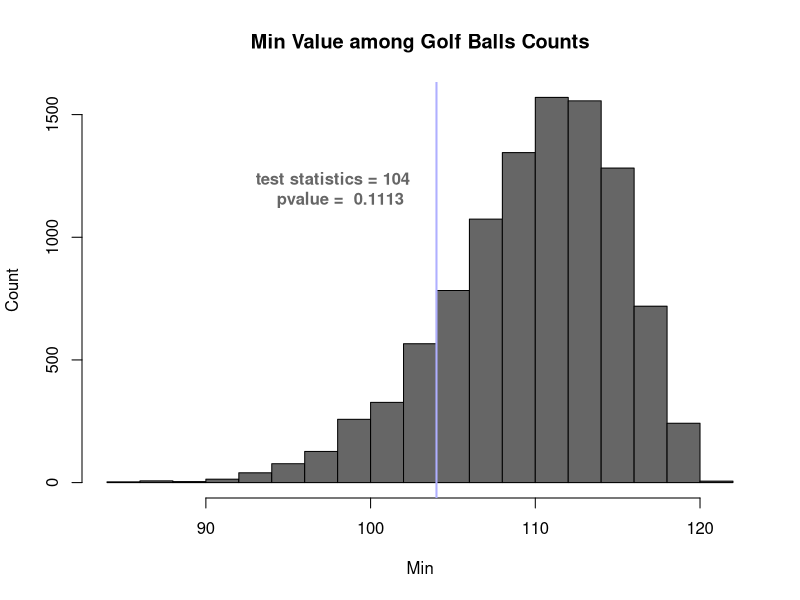
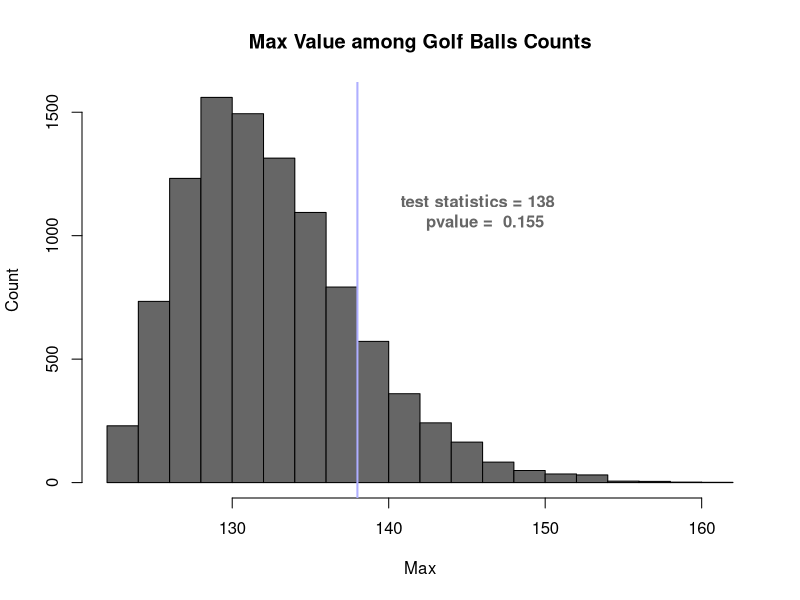
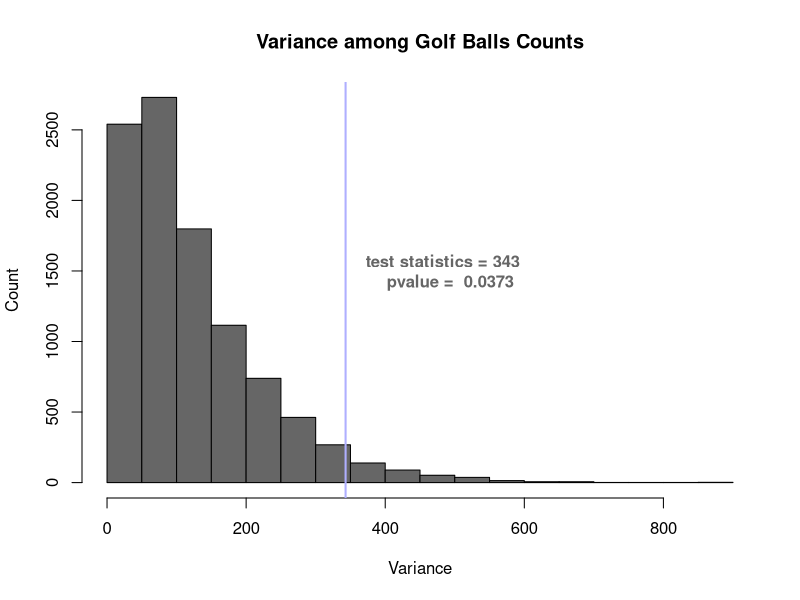

These charts were generated, in order, by the following R code:
## ---- chunk 1
knitr::opts_chunk$set(echo = TRUE)
## ---- chunk 2
# null hypothesis: all the numbers are equally likely
set.seed(123)
NumberOfSims <- 10000
DataSize <- 486

golfMinFreq <- rep(0,NumberOfSims) # The minimum frequency of golf ball numbers
golfMaxFreq <- rep(0,NumberOfSims) # The maximum frequency of golf ball numbers
golfVar<- rep(0,NumberOfSims) # The variance of frequency among golf ball numbers     

# Generate test statistics under null hypothesis
for (sim in 1:NumberOfSims){
  randomNumbers <- sample(1:4, DataSize,replace = TRUE)
  golfMinFreq[sim] <- min(table(randomNumbers))
  golfMaxFreq[sim] <- max(table(randomNumbers))
  golfVar[sim] <- var(table(randomNumbers))
}

## ---- chunk 3
# Create a summary data
df <- matrix(c(golfMinFreq, golfMaxFreq, golfVar), nrow = NumberOfSims, ncol = 3)
colnames(df) <- c("min", "max", "variance")
rownames(df) <- 1:NumberOfSims
df <- as.table(df)
head(df)
## ---- chunk 4
# our dataset
ourData<- c(137, 138, 107, 104)

# Calculate observed data test statistics value
dataMinFreq <- min(ourData)
dataMaxFreq <- max(ourData)
dataVar <- var(ourData)

# Print as table
dfData <- matrix(c(dataMinFreq, dataMaxFreq, dataVar), nrow = 1, ncol=3)
colnames(dfData) <- c("min", "max", "variance")
rownames(dfData) <- 1
dfData <- as.table(dfData)
dfData
## ---- chunk 5
# Calculated p-value by calculating the probability of encountering values more extreme than observed

# Sum overthe values that are more extreme than expected and average over total number of Simulations to obtain p-value
pMinFreq <- sum((golfMinFreq < dataMinFreq))/NumberOfSims
pMaxFreq <- sum((golfMaxFreq > dataMaxFreq))/NumberOfSims
pVar <- sum((golfVar > dataVar))/NumberOfSims
## ---- chunk 6
# Print as table
dfP <- matrix(c(pMinFreq, pMaxFreq, pVar), nrow = 1, ncol=3)
colnames(dfP) <- c("pval-min", "pval-max", "pval-variance")
rownames(dfP) <- 1
dfP <- as.table(dfP)
dfP
## ---- chunk 7

# histogram plot highlighting the observed value
hist(golfMinFreq, main="Min Value among Golf Balls Counts", col = "grey40", xlab="Min", ylab="Count")
abline(v=dataMinFreq, col='#AFAFFF', lwd=2)
text(98,1200,paste("test statistics =",dataMinFreq," \n pvalue = ", pMinFreq), col="grey40",font=2)

hist(golfMaxFreq, main="Max Value among Golf Balls Counts", col = "grey40", xlab="Max", ylab="Count")
abline(v=dataMaxFreq, col='#AFAFFF', lwd=2)
text(146,1100,paste("test statistics =",dataMaxFreq," \n pvalue = ", pMaxFreq), col="grey40",font=2)

hist(golfVar, main="Variance among Golf Balls Counts", col = "grey40",xlab="Variance", ylab="Count")
abline(v=dataVar, col='#AFAFFF', lwd=2)
text(490,1500,paste("test statistics =",dataVar," \n pvalue = ", pVar), col="grey40",font=2)
## ---- chunk 8
# Assume uniform distribution under null hypothesis, each number 1 through 4 have the same probability
nullprobs<- c(.25,.25,.25,.25) 
(Xsq <- chisq.test(ourData, p=nullprobs))  

# Prints test summary
Xsq
